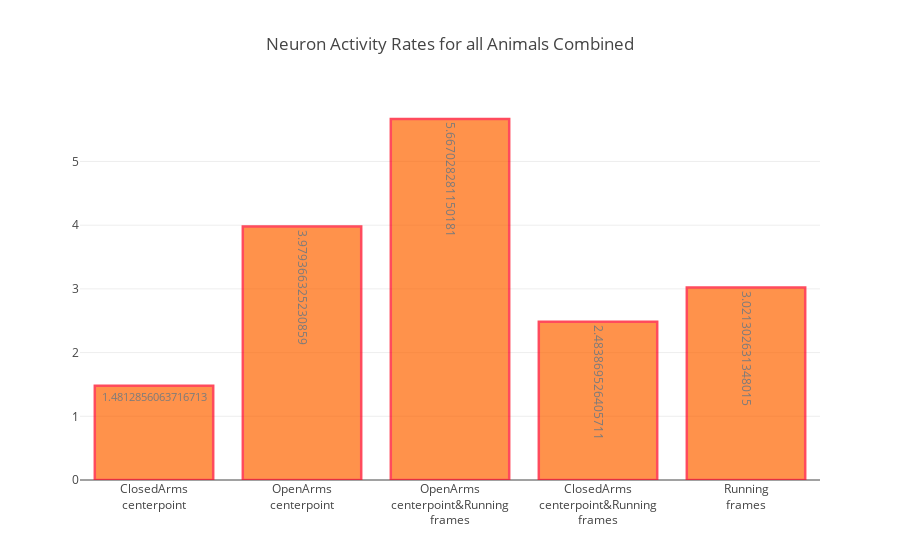

The notebook cell saved with this chart:
### Markdown cell above
## Plot the neuron activity rates of all the neurons, combined

### Code cell
plot_activity_rates(rates_of_all_neurons, "Neuron Activity Rates for all Animals Combined")

### Figure 1 — Plotly figure (JSON) as saved in the notebook; plotly's stock layout.template omitted (floating-point values rounded to 4 significant figures)
{"data": [{"marker": {"color": "rgb(255,100,0)", "line": {"color": "rgb(255,0,25)", "width": 2.5}}, "opacity": 0.7, "text": [1.481, 3.979, 5.667, 2.484, 3.021], "type": "bar", "uid": "e2e15d", "x": ["ClosedArms<br>centerpoint", "OpenArms<br>centerpoint", "OpenArms<br>centerpoint&Running<br>frames", "ClosedArms<br>centerpoint&Running<br>frames", "Running<br>frames"], "y": [1.481, 3.979, 5.667, 2.484, 3.021]}], "layout": {"autosize": true, "title": "Neuron Activity Rates for all Animals Combined", "xaxis": {"autorange": true, "range": [-0.5, 4.5], "type": "category"}, "yaxis": {"autorange": true, "range": [0, 5.965], "type": "linear"}}}
